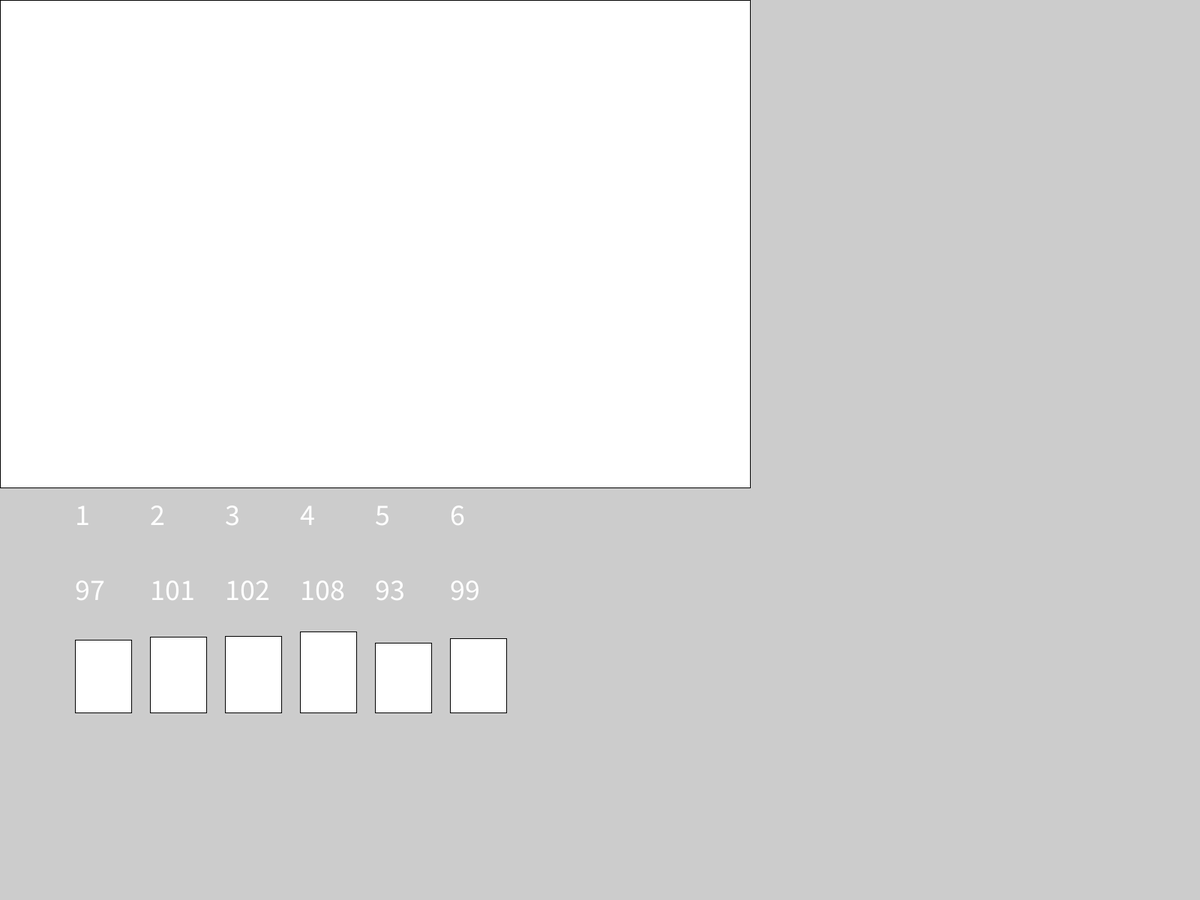
Frame 1 (no input)
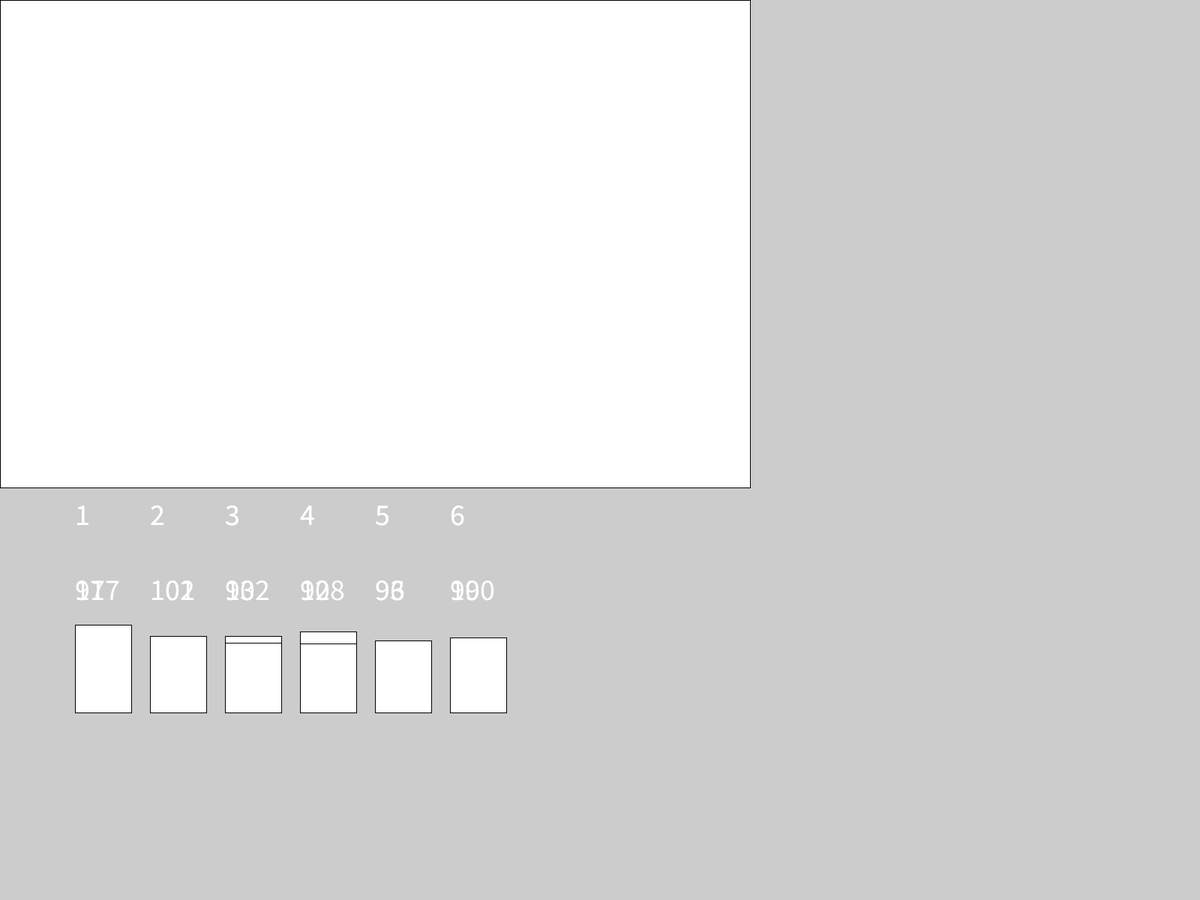
Frame 2 (the mouse pressed at the canvas centre, redrawn once)

The Processing sketch that drew these frames (run headless with seeded random() and noise(); the mouse was pressed at the canvas centre and the sketch redrawn once):

// Processing sketch: Terningsgenerator
// ── Terningsgenerator.pde
void setup() {
 fullScreen();
}

void mousePressed() {
  // Dette laver en knap der restarter programet
  if (mouseX<1000 && mouseY<650)
    loop();
}


void draw() {
  int one = 0;
  int two = 0;
  int three = 0;
  int four = 0;
  int five = 0;
  int six = 0;
  int terningSlag=0;
  clear();
  
  //Dette er min terning, den slår et tal mellem 1 og 6.
  for (int i = 0; i < 600; i = i+1) {
    terningSlag = (int)random(1, 7);

    if (terningSlag == 1) {
      one+=1;
    }

    if (terningSlag == 2) {
      two+=1;
    }
    if (terningSlag == 3) {
      three+=1;
    }

    if (terningSlag == 4) {
      four+=1;
    }


    if (terningSlag == 5) {
      five+=1;
    }


    if (terningSlag == 6) {
      six+=1;
    }
  }
  // Her ses antallet af hvert slag
  textSize(40);
  text(one, 100, 800);
  text(two, 200, 800);
  text(three, 300, 800);
  text(four, 400, 800);
  text(five, 500, 800);
  text(six, 600, 800);

  // Med den her tekst kan man se hvilke terningslag der har vilken værdi
  text(1, 100, 700);
  text(2, 200, 700);
  text(3, 300, 700);
  text(4, 400, 700);
  text(5, 500, 700);
  text(6, 600, 700);
  
  // Her er alle firkanter brugt til at lave et søjlediagram 
  rect(100, 950, 75, -one);
  rect(200, 950, 75, -two);
  rect(300, 950, 75, -three);
  rect(400, 950, 75, -four);
  rect(500, 950, 75, -five);
  rect(600, 950, 75, -six);

  //Knappen
  rect(0, 0, 1000, 650);
  //Gør så der ikke sker fejl
  noLoop();
}
